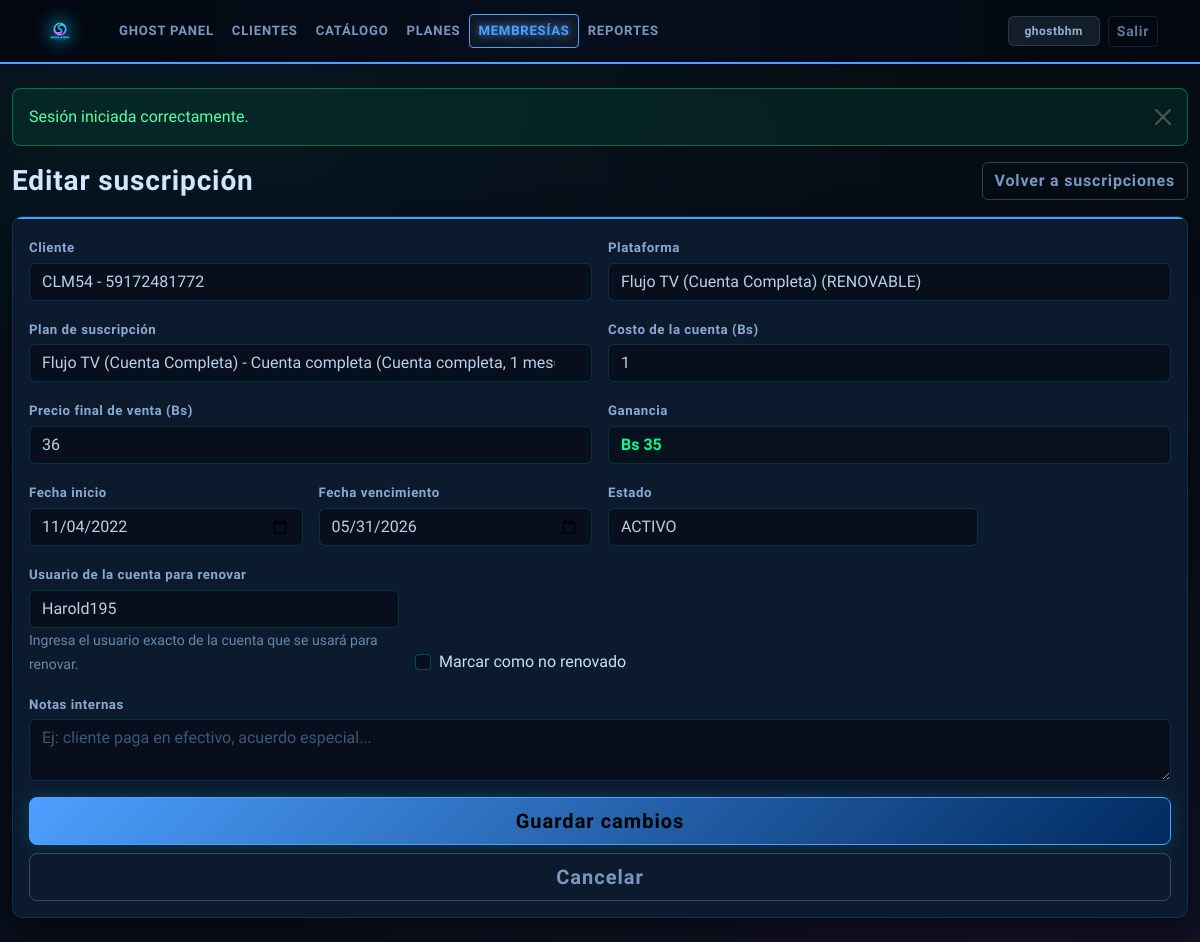
/suscripciones/editar/205 (signed in), run on the app's committed database.
### tables this page shows
CREATE TABLE `suscripciones` (
  `id` int(11) NOT NULL,
  `cliente_id` int(11) NOT NULL,
  `plataforma_id` int(11) NOT NULL,
  `modalidad_id` int(11) NOT NULL,
  `precio_venta` decimal(10,2) DEFAULT NULL,
  `costo_base` decimal(10,2) DEFAULT NULL,
  `fecha_inicio` date NOT NULL,
  `fecha_vencimiento` date NOT NULL,
  `estado` enum('CONTACTAR_2D','REENVIAR_1D','ESPERA','ACTIVO','VENCIDO','RECUP') DEFAULT 'ACTIVO',
  `ultimo_contacto_fecha` datetime DEFAULT NULL,
  `ultimo_contacto_tipo` enum('MENOS_2','MENOS_1','REC_7','REC_15') DEFAULT NULL,
  `usuario_proveedor` varchar(150) DEFAULT NULL,
  `notas` text DEFAULT NULL,
  `flag_no_renovo` tinyint(1) DEFAULT 0,
  `created_at` datetime DEFAULT current_timestamp()
);

CREATE TABLE `plataformas` (
  `id` int(11) NOT NULL,
  `nombre` varchar(100) NOT NULL,
  `tipo_servicio` enum('RENOVABLE','DESECHABLE') NOT NULL,
  `duraciones_disponibles` varchar(100) DEFAULT NULL,
  `dato_renovacion` varchar(20) NOT NULL DEFAULT 'NO_APLICA',
  `mensaje_menos_2` text DEFAULT NULL,
  `mensaje_menos_1` text DEFAULT NULL,
  `mensaje_rec_7` text DEFAULT NULL,
  `mensaje_rec_15` text DEFAULT NULL,
  `created_at` datetime DEFAULT current_timestamp()
);

CREATE TABLE `modalidades` (
  `id` int(11) NOT NULL,
  `plataforma_id` int(11) NOT NULL,
  `nombre_modalidad` varchar(100) NOT NULL,
  `tipo_cuenta` enum('CUENTA_COMPLETA','POR_DISPOSITIVOS','AMBOS') NOT NULL DEFAULT 'CUENTA_COMPLETA',
  `duracion_meses` int(11) NOT NULL DEFAULT 1,
  `dispositivos` int(11) DEFAULT NULL,
  `precio` decimal(10,2) NOT NULL,
  `costo` decimal(10,2) NOT NULL DEFAULT 0.00,
  `created_at` datetime DEFAULT current_timestamp()
);

### app/views/suscripciones/edit.php (the view, shortened to what the rows shown need)
<div class="d-flex flex-wrap justify-content-between align-items-center gap-2 mb-3">
    <h1 class="h3 mb-0">Editar suscripción</h1>
    <a href="<?= e(url('/suscripciones')) ?>" class="btn btn-outline-secondary">Volver a suscripciones</a>
</div>
<div class="card shadow-sm">
    <div class="card-body">
        <form method="post" action="<?= e(url('/suscripciones/actualizar/' . (int) $item['id'])) ?>" id="edit-subscription-form">
            <div class="row g-3">
                <div class="col-md-6">
                    <label class="form-label" for="cliente_id">Cliente</label>
                    <select class="form-select" id="cliente_id" name="cliente_id" required>
                        <?php foreach ($clientes as $cliente): ?>
                            <option value="<?= e((string) $cliente['id']) ?>" <?= (int) $item['cliente_id'] === (int) $cliente['id'] ? 'selected' : '' ?>>
                                <?= e((string) $cliente['nombre']) ?> - <?= e((string) $cliente['telefono']) ?>
                            </option>
                        <?php endforeach; ?>
                    </select>
                </div>
                <div class="col-md-6">
                    <label class="form-label" for="plataforma_id">Plataforma</label>
                    <select class="form-select js-plataforma" id="plataforma_id" name="plataforma_id" required>
                        <?php foreach ($plataformas as $plataforma): ?>
                            <option
                                value="<?= e((string) $plataforma['id']) ?>"
                                data-tipo="<?= e((string) $plataforma['tipo_servicio']) ?>"
                                data-dato-renovacion="<?= e((string) Plataforma::normalizeDatoRenovacion((string) ($plataforma['dato_renovacion'] ?? ''), (string) ($plataforma['tipo_servicio'] ?? ''))) ?>"
                                <?= (int) $item['plataforma_id'] === (int) $plataforma['id'] ? 'selected' : '' ?>
                            >
                                <?= e((string) $plataforma['nombre']) ?> (<?= e((string) $plataforma['tipo_servicio']) ?>)
                            </option>
                        <?php endforeach; ?>
                    </select>
                </div>
                <div class="col-md-6">
                    <label class="form-label" for="modalidad_id">Plan de suscripción</label>
                    <select class="form-select js-modalidad" id="modalidad_id" name="modalidad_id" required>
                        <?php foreach ($tiposSuscripcion as $modalidad): ?>
                            <option
                                value="<?= e((string) $modalidad['id']) ?>"
                                data-plataforma-id="<?= e((string) $modalidad['plataforma_id']) ?>"
                                data-costo="<?= e(format_decimal_amount($modalidad['costo'] ?? 0)) ?>"
                                data-precio="<?= e(format_decimal_amount($modalidad['precio'] ?? 0)) ?>"
                                <?= (int) $item['modalidad_id'] === (int) $modalidad['id'] ? 'selected' : '' ?>
                            >
                                <?= e((string) $modalidad['plataforma_nombre']) ?>
                                -
                            </option>
                        <?php endforeach; ?>
                    </select>
                </div>
                <div class="col-md-6">
                    <label class="form-label" for="costo_base">Costo de la cuenta (Bs)</label>
                    <input
                        type="number"
                        step="0.01"
                        min="0.01"
                        class="form-control js-costo-base"
                        id="costo_base"
                        name="costo_base"
                        value="<?= e(isset($item['costo_base']) && $item['costo_base'] !== null ? format_decimal_amount($item['costo_base']) : '') ?>"
                        required
                    >
                </div>
                <div class="col-md-6">
                    <label class="form-label" for="precio_venta">Precio final de venta (Bs)</label>
                    <input
                        type="number"
                        step="0.01"
                        min="0.01"
                        class="form-control js-precio-venta"
                        id="precio_venta"
                        name="precio_venta"
                        value="<?= e(isset($item['precio_venta']) && $item['precio_venta'] !== null ? format_decimal_amount($item['precio_venta']) : '') ?>"
                        required
                    >
                </div>
                <div class="col-md-6">
                    <label class="form-label">Ganancia</label>
                    <div class="form-control bg-light">
                        <strong class="js-ganancia">
                        </strong>
                    </div>
                </div>
                <div class="col-md-3">
                    <label class="form-label" for="fecha_inicio">Fecha inicio</label>
                    <input type="date" class="form-control" id="fecha_inicio" name="fecha_inicio" value="<?= e((string) $item['fecha_inicio']) ?>" required>
                </div>
                <div class="col-md-3">
                    <label class="form-label" for="fecha_vencimiento">Fecha vencimiento</label>
                    <input type="date" class="form-control" id="fecha_vencimiento" name="fecha_vencimiento" value="<?= e((string) $item['fecha_vencimiento']) ?>" required>
                </div>
                <div class="col-md-4">
                    <label class="form-label" for="estado">Estado</label>
                    <select class="form-select" id="estado" name="estado" required>
                        <?php foreach ($estados as $status): ?>
                            <option value="<?= e($status) ?>" <?= (string) $item['estado'] === $status ? 'selected' : '' ?>><?= e($status) ?></option>
                        <?php endforeach; ?>
                    </select>
                </div>
                <div class="col-md-4 js-usuario-wrap">
                    <label class="form-label js-usuario-label" for="usuario_proveedor">Dato de la cuenta para renovar</label>
                    <input
                        type="text"
                        class="form-control js-usuario-input"
                        id="usuario_proveedor"
                        name="usuario_proveedor"
                        value="<?= e((string) ($item['usuario_proveedor'] ?? '')) ?>"
                    >
                    <small class="text-secondary js-usuario-help">Se pedirá según la configuración de la plataforma.</small>
                </div>
                <div class="col-md-4 d-flex align-items-end">
                    <div class="form-check">
                        <input class="form-check-input" type="checkbox" id="flag_no_renovo" name="flag_no_renovo" <?= (int) $item['flag_no_renovo'] === 1 ? 'checked' : '' ?>>
                        <label class="form-check-label" for="flag_no_renovo">Marcar como no renovado</label>
                    </div>
                </div>
                <div class="col-12">
                    <label class="form-label" for="notas">Notas internas</label>
                    <textarea class="form-control" id="notas" name="notas" rows="2" placeholder="Ej: cliente paga en efectivo, acuerdo especial..."><?= e((string) ($item['notas'] ?? '')) ?></textarea>
                </div>
                <div class="col-12 d-flex flex-wrap gap-2">
                    <button class="btn btn-primary btn-lg w-100 w-sm-auto" type="submit">Guardar cambios</button>
                    <a href="<?= e(url('/suscripciones')) ?>" class="btn btn-outline-secondary btn-lg w-100 w-sm-auto">Cancelar</a>
                </div>
            </div>
        </form>
    </div>
</div>

### public/index.php (shortened to what the rows shown need)
<?php
require_once __DIR__ . '/../app/config/config.php';
require_once APP_PATH . '/config/db.php';
spl_autoload_register(static function (string $className): void {
    $prefix = 'App\\';
    $relativeClass = substr($className, strlen($prefix));
    $parts = explode('\\', $relativeClass);
    if (isset($parts[0])) {
        $parts[0] = strtolower($parts[0]);
    }
    $filePath = APP_PATH . '/' . implode('/', $parts) . '.php';
});
$method = $_SERVER['REQUEST_METHOD'] ?? 'GET';
$path = request_path();
foreach ($routes as [$routeMethod, $routePattern, $handler]) {
    if ($method !== $routeMethod) {
        continue;
    }
    if (!preg_match($routePattern, $path, $matches)) {
        continue;
    }
    array_shift($matches);
    [$controllerClass, $action] = $handler;
    $controller = new $controllerClass();
    $params = array_map(static fn (string $item): int|string => ctype_digit($item) ? (int) $item : $item, $matches);
    call_user_func_array([$controller, $action], $params);
    exit;
}
require APP_PATH . '/views/layouts/header.php';
require APP_PATH . '/views/layouts/footer.php';

### data on the page
suscripciones: cliente_id "CLM54 - 59172481772", plataforma_id "Flujo TV (Cuenta Completa) (RENOVABLE)", modalidad_id "Flujo TV (Cuenta Completa) - Cuenta completa (Cuenta completa, 1 mes(es), Costo: Bs 18, Venta: Bs 35)", costo_base "1", precio_venta "36", fecha_inicio "11/04/2022", fecha_vencimiento "05/31/2026", usuario_proveedor "Harold195"

### other printed values
$flash['message'] "Sesión iniciada correctamente."
form field estado "ACTIVO"
